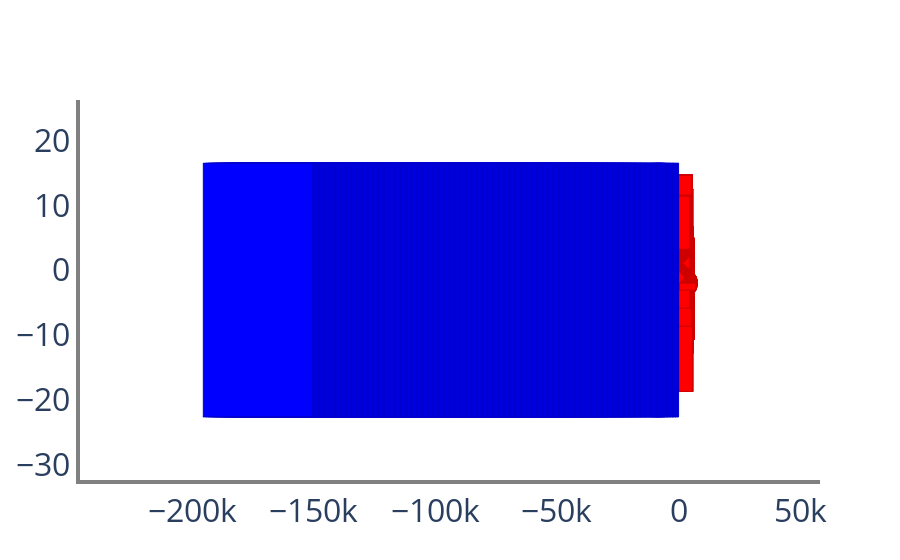

Notebook cell for this chart:
### Code cell
from verse.plotter.plotter3D import *
import pyvista as pv
import warnings

warnings.filterwarnings("ignore")

from verse.plotter.plotter2D import *
import plotly.graph_objects as go

fig = go.Figure()
fig = reachtube_tree(traces_veri, None, fig, 1, 3)
fig.show()

# pv.set_jupyter_backend(None)
# fig = pv.Plotter()
# # fig = plot3dMap(M4(), ax=fig)
# fig = plot3dReachtube(traces_veri, "aircraft1", 1, 2, 3, color="r", ax=fig)
# fig = plot3dReachtube(traces_veri, "aircraft2", 1, 2, 3, color="b", ax=fig)
# fig.set_background("#e0e0e0")
# fig.show()
